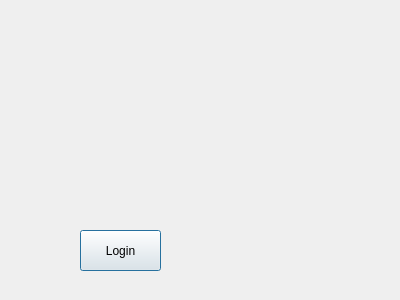
<?xml version="1.0" encoding="UTF-8"?>
<ui version="4.0">
 <class>Dialog</class>
 <widget class="QDialog" name="Dialog">
  <property name="geometry">
   <rect>
    <x>0</x>
    <y>0</y>
    <width>400</width>
    <height>300</height>
   </rect>
  </property>
  <property name="windowTitle">
   <string>Dialog</string>
  </property>
  <widget class="QPushButton" name="loginButton">
   <property name="geometry">
    <rect>
     <x>80</x>
     <y>230</y>
     <width>81</width>
     <height>41</height>
    </rect>
   </property>
   <property name="text">
    <string>Login</string>
   </property>
  </widget>
 </widget>
 <resources/>
 <connections/>
</ui>
